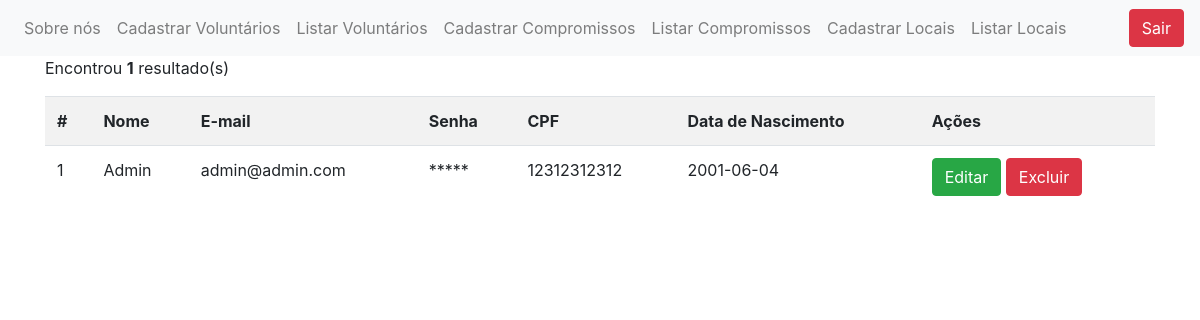
Screenshot of /listarvoluntarios.php with the database file from the repository.
### tables this page shows
CREATE TABLE usuarios (
  id INTEGER UNSIGNED NOT NULL AUTO_INCREMENT,
  nome VARCHAR(100) NULL,
  email VARCHAR(100) NULL,
  senha VARCHAR(100) NULL,
  cpf VARCHAR(14) NULL,
  data_nascimento DATE NULL,
  PRIMARY KEY(id)
);

### listarvoluntarios.php (the view, shortened to what this page needs)
<!DOCTYPE html>
<html lang="pt-BR">
  <head>
    <link rel="stylesheet" href="https://cdn.jsdelivr.net/npm/bootstrap@4.5.3/dist/css/bootstrap.min.css">
  </head>
  <body>
    <nav class="navbar navbar-expand-lg navbar-light bg-light">
      <div class="collapse navbar-collapse" id="navbarNav">
        <ul class="navbar-nav">
          <li class="nav-item">
            <a class="nav-link" href="index.php">Sobre nós</a>
          </li>
          <li class="nav-item">
            <a class="nav-link" href="voluntarios.php">Cadastrar Voluntários</a>
          </li>
          <li class="nav-item">
            <a class="nav-link" href="listarvoluntarios.php">Listar Voluntários</a>
          </li>
          <li class="nav-item">
            <a class="nav-link" href="compromissos.php">Cadastrar Compromissos</a>
          </li>
          <li class="nav-item">
            <a class="nav-link" href="listarcompromissos.php">Listar Compromissos</a>
          </li>
          <li class="nav-item">
            <a class="nav-link" href="locais.php">Cadastrar Locais</a>
          </li>
          <li class="nav-item">
            <a class="nav-link" href="listarlocais.php">Listar Locais</a>
          </li>
        </ul>
      </div>
        <div class="ml-auto">
            <a class="btn btn-danger" href="logout.php">Sair</a>
        </div>
    </nav>
    <div class="container">
        <div class="row">
            <div class="col-lg-12">
                <?php
                    include("config.php");
                    $sql = "SELECT * FROM usuarios";
                    $res = $conn->query($sql) or die($conn->error);
                    $qtd = $res->num_rows;
                    if($qtd > 0){
                      print "<p>Encontrou <b>$qtd</b> resultado(s)</p>";
                      print "<table class='table table-striped table-hover'>";
                      print "<tr>";
                        print "<th>#</th>";
                        print "<th>Nome</th>";
                        print "<th>E-mail</th>";
                        print "<th>Senha</th>";
                        print "<th>CPF</th>";
                        print "<th>Data de Nascimento</th>";
                        print "<th>Ações</th>";
                        print "</tr>";
                      while($row = $res->fetch_object()){
                        print "<tr>";
                        print "<td>".$row->id."</td>";
                        print "<td>".$row->nome."</td>";
                        print "<td>".$row->email."</td>";
                        print "<td>*****</td>";
                        print "<td>".$row->cpf."</td>";
                        print "<td>".$row->data_nascimento."</td>";
                        print "<td>
                                 <button class='btn btn-success' onclick=\"location.href='editar.php?id=".$row->id."';\">Editar</button>
                                 <button class='btn btn-danger' onclick=\"if(confirm('Tem certeza que deseja excluir?')){location.href='salvar.php?acao=excluir&id=".$row->id."';}else{false;}\">Excluir</button>
                               </td>";
                        print "</tr>";
                      }
                      print "</table>";
                    }else{
                      print "<p>Nenhum resultado encontrado</p>";
                    }
                ?>
            </div>
        </div>
    </div>
  </body>
</html>

### rows the page displays
usuarios: id "1", nome "Admin", email "admin@admin.com", cpf "12312312312", data_nascimento "2001-06-04"

### other values shown
$qtd "1"
